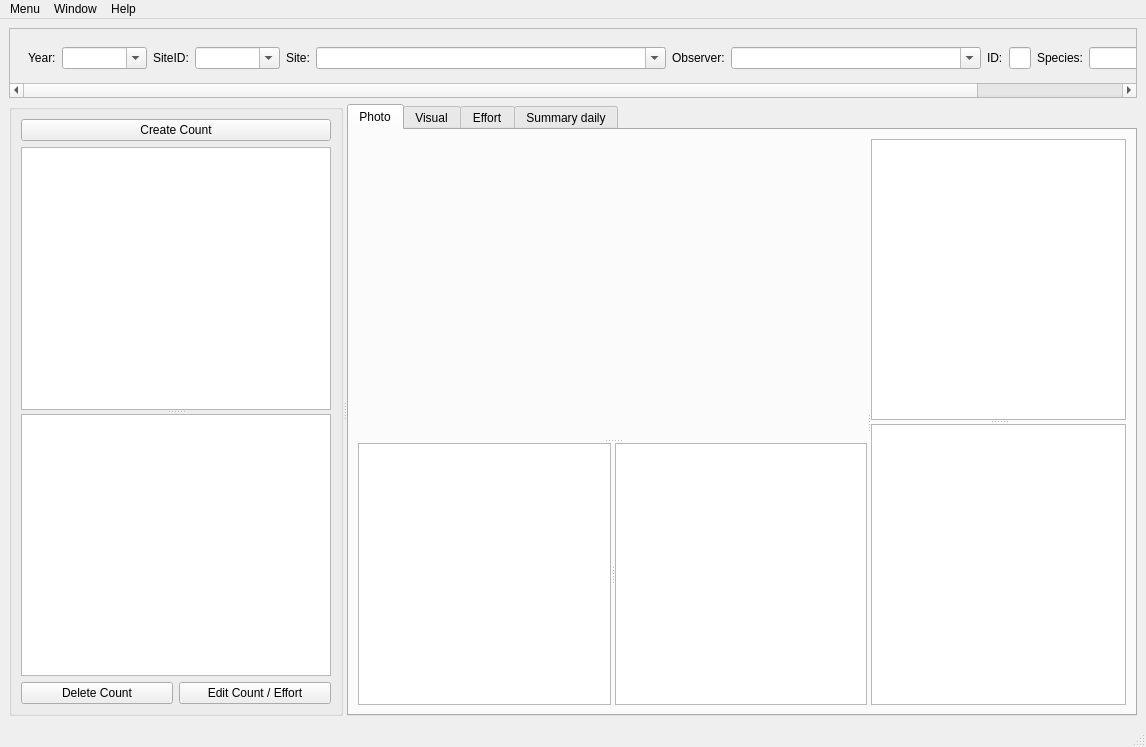
<?xml version="1.0" encoding="UTF-8"?>
<ui version="4.0">
 <class>MainWindow</class>
 <widget class="QMainWindow" name="MainWindow">
  <property name="geometry">
   <rect>
    <x>0</x>
    <y>0</y>
    <width>1146</width>
    <height>747</height>
   </rect>
  </property>
  <property name="sizePolicy">
   <sizepolicy hsizetype="Preferred" vsizetype="Preferred">
    <horstretch>0</horstretch>
    <verstretch>0</verstretch>
   </sizepolicy>
  </property>
  <property name="minimumSize">
   <size>
    <width>1000</width>
    <height>600</height>
   </size>
  </property>
  <property name="windowTitle">
   <string>Main Window</string>
  </property>
  <property name="windowIcon">
   <iconset resource="../app/resources/resources.qrc">
    <normaloff>:/images/logo-pc.ico</normaloff>:/images/logo-pc.ico</iconset>
  </property>
  <property name="styleSheet">
   <string notr="true"/>
  </property>
  <property name="iconSize">
   <size>
    <width>150</width>
    <height>150</height>
   </size>
  </property>
  <property name="dockNestingEnabled">
   <bool>false</bool>
  </property>
  <widget class="QWidget" name="centralwidget">
   <layout class="QGridLayout" name="gridLayout">
    <item row="1" column="0">
     <widget class="QSplitter" name="left_HSplitter">
      <property name="orientation">
       <enum>Qt::Horizontal</enum>
      </property>
      <widget class="QGroupBox" name="grb_left">
       <property name="sizePolicy">
        <sizepolicy hsizetype="Preferred" vsizetype="Preferred">
         <horstretch>250</horstretch>
         <verstretch>0</verstretch>
        </sizepolicy>
       </property>
       <property name="minimumSize">
        <size>
         <width>0</width>
         <height>0</height>
        </size>
       </property>
       <property name="maximumSize">
        <size>
         <width>350</width>
         <height>16777215</height>
        </size>
       </property>
       <property name="title">
        <string/>
       </property>
       <layout class="QVBoxLayout" name="verticalLayout_7">
        <item>
         <layout class="QVBoxLayout" name="verticalLayout">
          <item>
           <widget class="QPushButton" name="btn_new_count">
            <property name="text">
             <string>Create Count</string>
            </property>
            <property name="icon">
             <iconset resource="../app/resources/resources.qrc">
              <normaloff>:/images/icons/png/32x32/add row.png</normaloff>:/images/icons/png/32x32/add row.png</iconset>
            </property>
           </widget>
          </item>
         </layout>
        </item>
        <item>
         <widget class="QSplitter" name="left_VSplitter">
          <property name="orientation">
           <enum>Qt::Vertical</enum>
          </property>
          <widget class="QWidget" name="dates_list_widget" native="true">
           <layout class="QVBoxLayout" name="verticalLayout_6">
            <item>
             <widget class="QListWidget" name="dates_list">
              <property name="sizePolicy">
               <sizepolicy hsizetype="Preferred" vsizetype="Expanding">
                <horstretch>0</horstretch>
                <verstretch>0</verstretch>
               </sizepolicy>
              </property>
              <property name="maximumSize">
               <size>
                <width>16777215</width>
                <height>16777215</height>
               </size>
              </property>
              <property name="selectionBehavior">
               <enum>QAbstractItemView::SelectRows</enum>
              </property>
             </widget>
            </item>
           </layout>
          </widget>
          <widget class="QWidget" name="info_block_widget" native="true">
           <layout class="QVBoxLayout" name="verticalLayout_5">
            <item>
             <widget class="QTableWidget" name="table_info"/>
            </item>
           </layout>
          </widget>
         </widget>
        </item>
        <item>
         <layout class="QHBoxLayout" name="btn_left_down_HLayout">
          <item>
           <widget class="QPushButton" name="btn_delete_count">
            <property name="text">
             <string>Delete Count</string>
            </property>
            <property name="icon">
             <iconset resource="../app/resources/resources.qrc">
              <normaloff>:/images/icons/png/32x32/delete.png</normaloff>:/images/icons/png/32x32/delete.png</iconset>
            </property>
           </widget>
          </item>
          <item>
           <widget class="QPushButton" name="btn_edit_count_info">
            <property name="text">
             <string>Edit Count / Effort</string>
            </property>
            <property name="icon">
             <iconset resource="../app/resources/resources.qrc">
              <normaloff>:/images/icons/png/32x32/edit.png</normaloff>:/images/icons/png/32x32/edit.png</iconset>
            </property>
           </widget>
          </item>
         </layout>
        </item>
       </layout>
      </widget>
      <widget class="QTabWidget" name="tab_main_widget">
       <property name="sizePolicy">
        <sizepolicy hsizetype="Preferred" vsizetype="Expanding">
         <horstretch>0</horstretch>
         <verstretch>0</verstretch>
        </sizepolicy>
       </property>
       <property name="minimumSize">
        <size>
         <width>0</width>
         <height>0</height>
        </size>
       </property>
       <property name="currentIndex">
        <number>0</number>
       </property>
       <widget class="QWidget" name="tab_photo">
        <attribute name="icon">
         <iconset resource="../app/resources/resources.qrc">
          <normaloff>:/images/icons/png/32x32/two pictures.png</normaloff>:/images/icons/png/32x32/two pictures.png</iconset>
        </attribute>
        <attribute name="title">
         <string>Photo</string>
        </attribute>
        <layout class="QGridLayout" name="gridLayout_2">
         <item row="0" column="1">
          <widget class="QSplitter" name="right_HSplitter">
           <property name="orientation">
            <enum>Qt::Horizontal</enum>
           </property>
           <widget class="QSplitter" name="center_VSplitter">
            <property name="orientation">
             <enum>Qt::Vertical</enum>
            </property>
            <widget class="QWidget" name="img_widget" native="true">
             <property name="minimumSize">
              <size>
               <width>0</width>
               <height>300</height>
              </size>
             </property>
             <layout class="QVBoxLayout" name="verticalLayout_3">
              <item>
               <layout class="QGridLayout" name="imageLayout"/>
              </item>
             </layout>
            </widget>
            <widget class="QWidget" name="directories_widget" native="true">
             <layout class="QVBoxLayout" name="verticalLayout_4">
              <item>
               <widget class="QSplitter" name="directories_HSplitter">
                <property name="orientation">
                 <enum>Qt::Horizontal</enum>
                </property>
                <widget class="QTreeView" name="treeView_directories">
                 <property name="sizePolicy">
                  <sizepolicy hsizetype="Preferred" vsizetype="Expanding">
                   <horstretch>0</horstretch>
                   <verstretch>0</verstretch>
                  </sizepolicy>
                 </property>
                 <property name="maximumSize">
                  <size>
                   <width>16777215</width>
                   <height>16777215</height>
                  </size>
                 </property>
                 <property name="editTriggers">
                  <set>QAbstractItemView::NoEditTriggers</set>
                 </property>
                </widget>
                <widget class="QSplitter" name="directories_VSplitter">
                 <property name="orientation">
                  <enum>Qt::Vertical</enum>
                 </property>
                 <widget class="QListWidget" name="listWidget_photos">
                  <property name="sizePolicy">
                   <sizepolicy hsizetype="Preferred" vsizetype="Expanding">
                    <horstretch>0</horstretch>
                    <verstretch>0</verstretch>
                   </sizepolicy>
                  </property>
                 </widget>
                </widget>
               </widget>
              </item>
             </layout>
            </widget>
           </widget>
           <widget class="QWidget" name="support_info_block_widget" native="true">
            <property name="maximumSize">
             <size>
              <width>500</width>
              <height>16777215</height>
             </size>
            </property>
            <layout class="QVBoxLayout" name="verticalLayout_2">
             <item>
              <widget class="QSplitter" name="right_VSplitter">
               <property name="orientation">
                <enum>Qt::Vertical</enum>
               </property>
               <widget class="QListWidget" name="lw_done_photos">
                <property name="sizePolicy">
                 <sizepolicy hsizetype="Preferred" vsizetype="Expanding">
                  <horstretch>0</horstretch>
                  <verstretch>0</verstretch>
                 </sizepolicy>
                </property>
               </widget>
               <widget class="QTableWidget" name="table_daily_report">
                <property name="sizePolicy">
                 <sizepolicy hsizetype="Preferred" vsizetype="Expanding">
                  <horstretch>0</horstretch>
                  <verstretch>0</verstretch>
                 </sizepolicy>
                </property>
                <property name="focusPolicy">
                 <enum>Qt::NoFocus</enum>
                </property>
               </widget>
              </widget>
             </item>
            </layout>
           </widget>
          </widget>
         </item>
        </layout>
       </widget>
       <widget class="QWidget" name="tab_visual">
        <attribute name="icon">
         <iconset resource="../app/resources/resources.qrc">
          <normaloff>:/images/icons/png/32x32/binoculars.png</normaloff>:/images/icons/png/32x32/binoculars.png</iconset>
        </attribute>
        <attribute name="title">
         <string>Visual</string>
        </attribute>
        <layout class="QGridLayout" name="gridLayout_3">
         <item row="0" column="0">
          <widget class="QTableWidget" name="table_visual_count"/>
         </item>
         <item row="1" column="0" alignment="Qt::AlignRight">
          <widget class="QPushButton" name="btn_edit_visual_count">
           <property name="text">
            <string>Add / Edit Visual Count</string>
           </property>
           <property name="icon">
            <iconset resource="../app/resources/resources.qrc">
             <normaloff>:/images/icons/png/32x32/edit.png</normaloff>:/images/icons/png/32x32/edit.png</iconset>
           </property>
          </widget>
         </item>
        </layout>
       </widget>
       <widget class="QWidget" name="tab_effort">
        <attribute name="icon">
         <iconset resource="../app/resources/resources.qrc">
          <normaloff>:/images/icons/png/32x32/numbered list.png</normaloff>:/images/icons/png/32x32/numbered list.png</iconset>
        </attribute>
        <attribute name="title">
         <string>Effort</string>
        </attribute>
        <layout class="QGridLayout" name="gridLayout_4">
         <item row="0" column="0">
          <widget class="QTableWidget" name="table_effort"/>
         </item>
         <item row="1" column="0" alignment="Qt::AlignRight">
          <widget class="QPushButton" name="btn_effort_edit">
           <property name="text">
            <string>Add / Edit Effort Sites</string>
           </property>
           <property name="icon">
            <iconset resource="../app/resources/resources.qrc">
             <normaloff>:/images/icons/png/32x32/edit.png</normaloff>:/images/icons/png/32x32/edit.png</iconset>
           </property>
          </widget>
         </item>
        </layout>
       </widget>
       <widget class="QWidget" name="tab_total">
        <attribute name="title">
         <string>Summary daily</string>
        </attribute>
        <layout class="QVBoxLayout" name="verticalLayout_10">
         <item>
          <widget class="QFrame" name="summary_daily_frame">
           <property name="frameShape">
            <enum>QFrame::StyledPanel</enum>
           </property>
           <property name="frameShadow">
            <enum>QFrame::Raised</enum>
           </property>
           <layout class="QVBoxLayout" name="verticalLayout_9">
            <item alignment="Qt::AlignLeft">
             <widget class="QWidget" name="btn_summary_daily_widget" native="true">
              <layout class="QHBoxLayout" name="horizontalLayout_4">
               <item>
                <widget class="QPushButton" name="btn_total_count_to_csv">
                 <property name="text">
                  <string>Import to Excel</string>
                 </property>
                </widget>
               </item>
               <item>
                <widget class="QPushButton" name="btn_get_data_total">
                 <property name="text">
                  <string>Get Data</string>
                 </property>
                </widget>
               </item>
              </layout>
             </widget>
            </item>
            <item>
             <widget class="QTableView" name="table_summary_daily"/>
            </item>
           </layout>
          </widget>
         </item>
        </layout>
       </widget>
      </widget>
     </widget>
    </item>
    <item row="0" column="0">
     <widget class="QScrollArea" name="top_scrollArea">
      <property name="sizePolicy">
       <sizepolicy hsizetype="Expanding" vsizetype="Fixed">
        <horstretch>0</horstretch>
        <verstretch>0</verstretch>
       </sizepolicy>
      </property>
      <property name="minimumSize">
       <size>
        <width>0</width>
        <height>0</height>
       </size>
      </property>
      <property name="frameShape">
       <enum>QFrame::StyledPanel</enum>
      </property>
      <property name="lineWidth">
       <number>1</number>
      </property>
      <property name="verticalScrollBarPolicy">
       <enum>Qt::ScrollBarAlwaysOff</enum>
      </property>
      <property name="horizontalScrollBarPolicy">
       <enum>Qt::ScrollBarAsNeeded</enum>
      </property>
      <property name="sizeAdjustPolicy">
       <enum>QAbstractScrollArea::AdjustIgnored</enum>
      </property>
      <property name="widgetResizable">
       <bool>true</bool>
      </property>
      <widget class="QWidget" name="scrollAreaWidgetContents">
       <property name="geometry">
        <rect>
         <x>0</x>
         <y>0</y>
         <width>1311</width>
         <height>58</height>
        </rect>
       </property>
       <layout class="QHBoxLayout" name="horizontalLayout_3">
        <item alignment="Qt::AlignLeft">
         <widget class="QFrame" name="top_frame">
          <layout class="QHBoxLayout" name="horizontalLayout_2">
           <item>
            <widget class="QLabel" name="label_year">
             <property name="sizePolicy">
              <sizepolicy hsizetype="Maximum" vsizetype="Preferred">
               <horstretch>0</horstretch>
               <verstretch>0</verstretch>
              </sizepolicy>
             </property>
             <property name="minimumSize">
              <size>
               <width>0</width>
               <height>22</height>
              </size>
             </property>
             <property name="maximumSize">
              <size>
               <width>16777215</width>
               <height>16777215</height>
              </size>
             </property>
             <property name="text">
              <string>Year:</string>
             </property>
            </widget>
           </item>
           <item>
            <widget class="QComboBox" name="cmb_year">
             <property name="sizePolicy">
              <sizepolicy hsizetype="MinimumExpanding" vsizetype="Fixed">
               <horstretch>0</horstretch>
               <verstretch>0</verstretch>
              </sizepolicy>
             </property>
             <property name="minimumSize">
              <size>
               <width>85</width>
               <height>0</height>
              </size>
             </property>
             <property name="maximumSize">
              <size>
               <width>16777215</width>
               <height>16777215</height>
              </size>
             </property>
             <property name="autoFillBackground">
              <bool>false</bool>
             </property>
             <property name="editable">
              <bool>true</bool>
             </property>
            </widget>
           </item>
           <item>
            <widget class="QLabel" name="label_siteID">
             <property name="sizePolicy">
              <sizepolicy hsizetype="Maximum" vsizetype="Preferred">
               <horstretch>0</horstretch>
               <verstretch>0</verstretch>
              </sizepolicy>
             </property>
             <property name="minimumSize">
              <size>
               <width>0</width>
               <height>0</height>
              </size>
             </property>
             <property name="maximumSize">
              <size>
               <width>16777215</width>
               <height>16777215</height>
              </size>
             </property>
             <property name="text">
              <string>SiteID:</string>
             </property>
            </widget>
           </item>
           <item>
            <widget class="QComboBox" name="cmb_site_id">
             <property name="sizePolicy">
              <sizepolicy hsizetype="MinimumExpanding" vsizetype="Fixed">
               <horstretch>0</horstretch>
               <verstretch>0</verstretch>
              </sizepolicy>
             </property>
             <property name="minimumSize">
              <size>
               <width>85</width>
               <height>0</height>
              </size>
             </property>
             <property name="maximumSize">
              <size>
               <width>16777215</width>
               <height>16777215</height>
              </size>
             </property>
             <property name="editable">
              <bool>true</bool>
             </property>
            </widget>
           </item>
           <item>
            <widget class="QLabel" name="label_site">
             <property name="sizePolicy">
              <sizepolicy hsizetype="Maximum" vsizetype="Preferred">
               <horstretch>0</horstretch>
               <verstretch>0</verstretch>
              </sizepolicy>
             </property>
             <property name="minimumSize">
              <size>
               <width>0</width>
               <height>22</height>
              </size>
             </property>
             <property name="maximumSize">
              <size>
               <width>16777215</width>
               <height>16777215</height>
              </size>
             </property>
             <property name="text">
              <string>Site:</string>
             </property>
            </widget>
           </item>
           <item>
            <widget class="QComboBox" name="cmb_site">
             <property name="sizePolicy">
              <sizepolicy hsizetype="Maximum" vsizetype="Fixed">
               <horstretch>255</horstretch>
               <verstretch>0</verstretch>
              </sizepolicy>
             </property>
             <property name="minimumSize">
              <size>
               <width>350</width>
               <height>0</height>
              </size>
             </property>
             <property name="maximumSize">
              <size>
               <width>16777215</width>
               <height>16777215</height>
              </size>
             </property>
             <property name="editable">
              <bool>true</bool>
             </property>
            </widget>
           </item>
           <item>
            <widget class="QLabel" name="label_observer">
             <property name="sizePolicy">
              <sizepolicy hsizetype="Maximum" vsizetype="Preferred">
               <horstretch>0</horstretch>
               <verstretch>0</verstretch>
              </sizepolicy>
             </property>
             <property name="minimumSize">
              <size>
               <width>0</width>
               <height>0</height>
              </size>
             </property>
             <property name="maximumSize">
              <size>
               <width>16777215</width>
               <height>16777215</height>
              </size>
             </property>
             <property name="text">
              <string>Observer:</string>
             </property>
            </widget>
           </item>
           <item>
            <widget class="QComboBox" name="cmb_observer">
             <property name="sizePolicy">
              <sizepolicy hsizetype="MinimumExpanding" vsizetype="Fixed">
               <horstretch>0</horstretch>
               <verstretch>0</verstretch>
              </sizepolicy>
             </property>
             <property name="minimumSize">
              <size>
               <width>250</width>
               <height>0</height>
              </size>
             </property>
             <property name="maximumSize">
              <size>
               <width>16777215</width>
               <height>16777215</height>
              </size>
             </property>
             <property name="editable">
              <bool>true</bool>
             </property>
            </widget>
           </item>
           <item>
            <widget class="QLabel" name="label_observerID">
             <property name="sizePolicy">
              <sizepolicy hsizetype="Maximum" vsizetype="Preferred">
               <horstretch>0</horstretch>
               <verstretch>0</verstretch>
              </sizepolicy>
             </property>
             <property name="minimumSize">
              <size>
               <width>0</width>
               <height>0</height>
              </size>
             </property>
             <property name="maximumSize">
              <size>
               <width>16777215</width>
               <height>16777215</height>
              </size>
             </property>
             <property name="text">
              <string>ID:</string>
             </property>
            </widget>
           </item>
           <item>
            <widget class="QLineEdit" name="txt_box_observer_id">
             <property name="enabled">
              <bool>true</bool>
             </property>
             <property name="sizePolicy">
              <sizepolicy hsizetype="Maximum" vsizetype="Fixed">
               <horstretch>0</horstretch>
               <verstretch>0</verstretch>
              </sizepolicy>
             </property>
             <property name="minimumSize">
              <size>
               <width>0</width>
               <height>0</height>
              </size>
             </property>
             <property name="maximumSize">
              <size>
               <width>16777215</width>
               <height>16777215</height>
              </size>
             </property>
             <property name="mouseTracking">
              <bool>false</bool>
             </property>
             <property name="focusPolicy">
              <enum>Qt::NoFocus</enum>
             </property>
             <property name="readOnly">
              <bool>true</bool>
             </property>
            </widget>
           </item>
           <item>
            <widget class="QLabel" name="label_species">
             <property name="sizePolicy">
              <sizepolicy hsizetype="Maximum" vsizetype="Preferred">
               <horstretch>0</horstretch>
               <verstretch>0</verstretch>
              </sizepolicy>
             </property>
             <property name="minimumSize">
              <size>
               <width>0</width>
               <height>0</height>
              </size>
             </property>
             <property name="maximumSize">
              <size>
               <width>16777215</width>
               <height>16777215</height>
              </size>
             </property>
             <property name="text">
              <string>Species:</string>
             </property>
            </widget>
           </item>
           <item>
            <widget class="QComboBox" name="cmb_species">
             <property name="sizePolicy">
              <sizepolicy hsizetype="MinimumExpanding" vsizetype="Fixed">
               <horstretch>250</horstretch>
               <verstretch>0</verstretch>
              </sizepolicy>
             </property>
             <property name="minimumSize">
              <size>
               <width>200</width>
               <height>0</height>
              </size>
             </property>
             <property name="maximumSize">
              <size>
               <width>16777215</width>
               <height>16777215</height>
              </size>
             </property>
             <property name="editable">
              <bool>true</bool>
             </property>
            </widget>
           </item>
          </layout>
         </widget>
        </item>
       </layout>
      </widget>
     </widget>
    </item>
   </layout>
  </widget>
  <widget class="QMenuBar" name="menubar_main">
   <property name="geometry">
    <rect>
     <x>0</x>
     <y>0</y>
     <width>1146</width>
     <height>21</height>
    </rect>
   </property>
   <property name="sizePolicy">
    <sizepolicy hsizetype="Preferred" vsizetype="Preferred">
     <horstretch>0</horstretch>
     <verstretch>0</verstretch>
    </sizepolicy>
   </property>
   <widget class="QMenu" name="menuMenu">
    <property name="title">
     <string>Menu</string>
    </property>
    <widget class="QMenu" name="menuFile">
     <property name="title">
      <string>File</string>
     </property>
     <widget class="QMenu" name="menuData_base">
      <property name="title">
       <string>Data base</string>
      </property>
      <property name="icon">
       <iconset resource="../app/resources/resources.qrc">
        <normaloff>:/images/icons/png/32x32/database.png</normaloff>:/images/icons/png/32x32/database.png</iconset>
      </property>
      <addaction name="actionConnectDb"/>
      <addaction name="actionCreate_Data_Base"/>
      <addaction name="separator"/>
     </widget>
     <addaction name="menuData_base"/>
    </widget>
    <widget class="QMenu" name="menuReports">
     <property name="title">
      <string>Reports</string>
     </property>
     <property name="icon">
      <iconset resource="../app/resources/resources.qrc">
       <normaloff>:/images/icons/png/32x32/diagram.png</normaloff>:/images/icons/png/32x32/diagram.png</iconset>
     </property>
     <addaction name="actionAnimalID_Report"/>
     <addaction name="actionCount_Report"/>
    </widget>
    <addaction name="menuFile"/>
    <addaction name="separator"/>
    <addaction name="actionCount"/>
    <addaction name="actionLocation"/>
    <addaction name="separator"/>
    <addaction name="actionAnimal_Catalog"/>
    <addaction name="actionAnimal_ID"/>
    <addaction name="separator"/>
    <addaction name="menuReports"/>
    <addaction name="separator"/>
    <addaction name="actionExit"/>
   </widget>
   <widget class="QMenu" name="menuStyle">
    <property name="title">
     <string>Window</string>
    </property>
    <widget class="QMenu" name="menuLanguage">
     <property name="title">
      <string>Language</string>
     </property>
     <addaction name="separator"/>
     <addaction name="actionRussian"/>
     <addaction name="actionEnglish"/>
    </widget>
    <addaction name="actionDark"/>
    <addaction name="actionLight"/>
    <addaction name="actionFont"/>
    <addaction name="menuLanguage"/>
   </widget>
   <widget class="QMenu" name="menuHelp">
    <property name="title">
     <string>Help</string>
    </property>
    <addaction name="actionUserManual"/>
    <addaction name="actionAbout"/>
   </widget>
   <addaction name="menuMenu"/>
   <addaction name="menuStyle"/>
   <addaction name="menuHelp"/>
  </widget>
  <widget class="QStatusBar" name="statusbar"/>
  <action name="actionConnectDb">
   <property name="icon">
    <iconset resource="../app/resources/resources.qrc">
     <normaloff>:/images/icons/png/32x32/open database.png</normaloff>:/images/icons/png/32x32/open database.png</iconset>
   </property>
   <property name="text">
    <string>Connect data base</string>
   </property>
   <property name="toolTip">
    <string>Connect Data Base</string>
   </property>
  </action>
  <action name="actionExit">
   <property name="icon">
    <iconset resource="../app/resources/resources.qrc">
     <normaloff>:/images/icons/png/32x32/exit.png</normaloff>:/images/icons/png/32x32/exit.png</iconset>
   </property>
   <property name="text">
    <string>Exit</string>
   </property>
  </action>
  <action name="actionAnimal_ID">
   <property name="icon">
    <iconset resource="../app/resources/resources.qrc">
     <normaloff>:/images/icons/png/32x32/output.png</normaloff>:/images/icons/png/32x32/output.png</iconset>
   </property>
   <property name="text">
    <string>Animal ID</string>
   </property>
  </action>
  <action name="actionCount">
   <property name="icon">
    <iconset resource="../app/resources/resources.qrc">
     <normaloff>:/images/icons/png/32x32/calculator.png</normaloff>:/images/icons/png/32x32/calculator.png</iconset>
   </property>
   <property name="text">
    <string>Count</string>
   </property>
   <property name="toolTip">
    <string>Count</string>
   </property>
  </action>
  <action name="actionLocation">
   <property name="icon">
    <iconset resource="../app/resources/resources.qrc">
     <normaloff>:/images/icons/png/32x32/location.png</normaloff>:/images/icons/png/32x32/location.png</iconset>
   </property>
   <property name="text">
    <string>Location</string>
   </property>
   <property name="toolTip">
    <string>Location</string>
   </property>
  </action>
  <action name="actionCreate_Data_Base">
   <property name="icon">
    <iconset resource="../app/resources/resources.qrc">
     <normaloff>:/images/icons/png/32x32/database  add.png</normaloff>:/images/icons/png/32x32/database  add.png</iconset>
   </property>
   <property name="text">
    <string>Create data base</string>
   </property>
   <property name="toolTip">
    <string>Create Data Base</string>
   </property>
  </action>
  <action name="actionCount_Report">
   <property name="icon">
    <iconset resource="../app/resources/resources.qrc">
     <normaloff>:/images/icons/png/32x32/calculator.png</normaloff>:/images/icons/png/32x32/calculator.png</iconset>
   </property>
   <property name="text">
    <string>Count Report</string>
   </property>
   <property name="toolTip">
    <string>Photo Count Report</string>
   </property>
  </action>
  <action name="actionAnimalID_Report">
   <property name="icon">
    <iconset resource="../app/resources/resources.qrc">
     <normaloff>:/images/icons/png/32x32/output.png</normaloff>:/images/icons/png/32x32/output.png</iconset>
   </property>
   <property name="text">
    <string>AnimalID Report</string>
   </property>
   <property name="toolTip">
    <string>AnimalID Report</string>
   </property>
  </action>
  <action name="actionDark">
   <property name="text">
    <string>Dark</string>
   </property>
  </action>
  <action name="actionLight">
   <property name="text">
    <string>Light</string>
   </property>
  </action>
  <action name="actionUserManual">
   <property name="text">
    <string>User Manual</string>
   </property>
  </action>
  <action name="actionAnimal_Catalog">
   <property name="icon">
    <iconset resource="../app/resources/resources.qrc">
     <normaloff>:/images/icons/png/32x32/age+1.png</normaloff>:/images/icons/png/32x32/age+1.png</iconset>
   </property>
   <property name="text">
    <string>Animal Catalog</string>
   </property>
   <property name="toolTip">
    <string>Animal Catalog</string>
   </property>
  </action>
  <action name="actionFont">
   <property name="text">
    <string>Font</string>
   </property>
  </action>
  <action name="actionAbout">
   <property name="text">
    <string>About</string>
   </property>
  </action>
  <action name="actionRussian">
   <property name="text">
    <string>Русский</string>
   </property>
  </action>
  <action name="actionEnglish">
   <property name="text">
    <string>English</string>
   </property>
  </action>
 </widget>
 <tabstops>
  <tabstop>cmb_year</tabstop>
  <tabstop>cmb_site_id</tabstop>
  <tabstop>cmb_site</tabstop>
  <tabstop>cmb_observer</tabstop>
  <tabstop>cmb_species</tabstop>
  <tabstop>dates_list</tabstop>
 </tabstops>
 <resources>
  <include location="../app/resources/resources.qrc"/>
 </resources>
 <connections/>
</ui>
